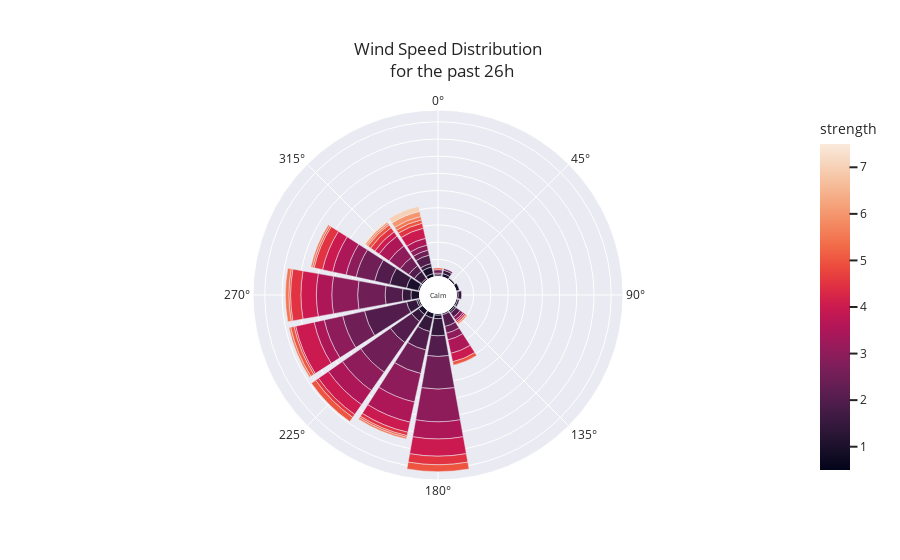

Notebook source saved alongside this figure:
### Code cell
# plot wind at 3m pole
plot_wind_rose(df,6)

### Figure 1 — Plotly figure (JSON) as saved in the notebook; plotly's stock layout.template omitted (floating-point values rounded to 4 significant figures)
{"data": [{"hovertemplate": "count=%{r}<br>cardinal_direction=%{theta}<br>strength=%{marker.color}<extra></extra>", "legendgroup": "", "marker": {"color": [0.5, 0.5, 0.5, 0.5, 0.5, 0.5, 1, 1, 1, 1, 1, 1, 1, 1, 1, 1, 1, 1, 1, 1, 1.5, 1.5, 1.5, 1.5, 1.5, 1.5, 1.5, 1.5, 1.5, 1.5, 1.5, 1.5, 2, 2, 2, 2, 2, 2, 2, 2, 2, 2, 2, 2.5, 2.5, 2.5, 2.5, 2.5, 2.5, 2.5, 2.5, 2.5, 2.5, 2.5, 3, 3, 3, 3, 3, 3, 3, 3, 3, 3, 3.5, 3.5, 3.5, 3.5, 3.5, 3.5, 3.5, 3.5, 3.5, 3.5, 4, 4, 4, 4, 4, 4, 4, 4, 4, 4.5, 4.5, 4.5, 4.5, 4.5, 4.5, 4.5, 4.5, 4.5, 5, 5, 5, 5, 5, 5, 5, 5, 5, 5, 5.5, 5.5, 5.5, 5.5, 5.5, 5.5, 6, 6, 6, 7, 7.5], "coloraxis": "coloraxis", "pattern": {"shape": ""}}, "name": "", "r": [1, 1, 2, 1, 1, 1, 2, 1, 2, 5, 1, 3, 1, 4, 1, 3, 2, 1, 7, 1, 2, 1, 1, 10, 2, 5, 10, 6, 8, 5, 5, 2, 9, 4, 1, 7, 11, 3, 25, 10, 5, 15, 12, 19, 2, 13, 6, 3, 4, 14, 11, 21, 16, 1, 17, 2, 13, 11, 15, 3, 19, 6, 8, 4, 8, 8, 12, 9, 10, 10, 1, 6, 7, 4, 6, 3, 5, 6, 11, 9, 7, 6, 10, 3, 2, 1, 5, 1, 3, 5, 6, 2, 4, 1, 2, 2, 2, 2, 1, 1, 3, 1, 1, 2, 1, 1, 2, 1, 1, 3, 1, 3, 1], "showlegend": false, "subplot": "polar", "theta": [180, 247.5, 337.5, 112.5, 135, 292.5, 67.5, 315, 180, 270, 135, 202.5, 247.5, 337.5, 0, 225, 22.5, 45, 292.5, 90, 22.5, 112.5, 157.5, 292.5, 90, 315, 180, 247.5, 202.5, 270, 225, 337.5, 292.5, 315, 0, 157.5, 202.5, 135, 247.5, 270, 337.5, 225, 180, 180, 0, 247.5, 315, 337.5, 157.5, 202.5, 292.5, 225, 270, 22.5, 202.5, 135, 225, 247.5, 270, 337.5, 180, 292.5, 315, 157.5, 157.5, 292.5, 202.5, 270, 225, 180, 135, 247.5, 315, 337.5, 292.5, 315, 157.5, 202.5, 247.5, 270, 225, 337.5, 180, 337.5, 225, 247.5, 180, 135, 315, 292.5, 270, 202.5, 180, 0, 247.5, 315, 337.5, 157.5, 292.5, 202.5, 225, 270, 247.5, 270, 202.5, 292.5, 337.5, 315, 135, 337.5, 315, 337.5, 315], "type": "barpolar"}], "layout": {"annotations": [{"font": {"size": 7}, "showarrow": false, "text": "Calm", "x": 0.5, "y": 0.5}], "barmode": "relative", "coloraxis": {"colorbar": {"title": {"text": "strength"}}, "colorscale": [[0, "rgb(2,4,25)"], [0.0625, "rgb(24,15,41)"], [0.125, "rgb(47,23,57)"], [0.1875, "rgb(71,28,72)"], [0.25, "rgb(97,30,82)"], [0.3125, "rgb(123,30,89)"], [0.375, "rgb(150,27,91)"], [0.4375, "rgb(177,22,88)"], [0.5, "rgb(203,26,79)"], [0.5625, "rgb(223,47,67)"], [0.625, "rgb(236,76,61)"], [0.6875, "rgb(242,107,73)"], [0.75, "rgb(244,135,95)"], [0.8125, "rgb(245,162,122)"], [0.875, "rgb(246,188,153)"], [0.9375, "rgb(247,212,187)"], [1, "rgb(250,234,220)"]]}, "legend": {"font": {"size": 14}, "orientation": "h", "tracegroupgap": 0, "x": 0.5, "xanchor": "center", "y": -0.1, "yanchor": "middle"}, "margin": {"t": 110}, "polar": {"angularaxis": {"direction": "clockwise", "rotation": 90}, "domain": {"x": [0, 1], "y": [0, 1]}, "hole": 0.1, "radialaxis": {"linewidth": 0, "showticklabels": false, "ticks": ""}}, "title": {"text": "Wind Speed Distribution <br> for the past 26h", "xanchor": "center", "yanchor": "top"}}}
